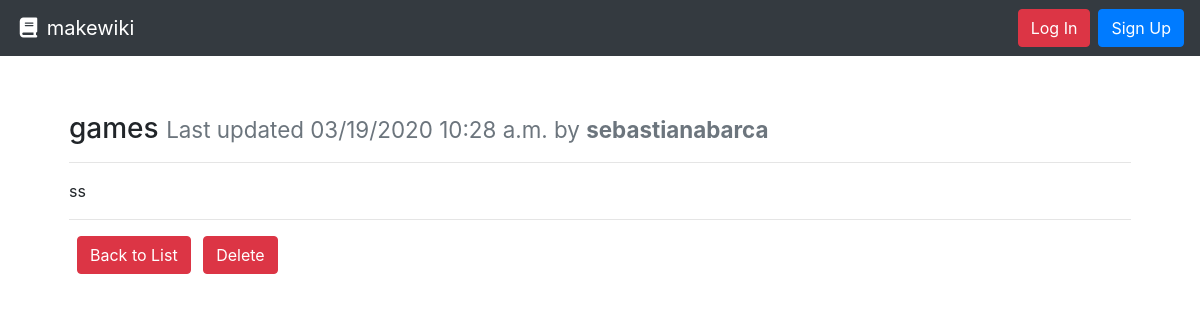
/games/, run on the app's committed database.
### project/models.py (models this page shows, shortened)
class Activity(models.Model):
    title = models.CharField(max_length=settings.PROJECT_ACTIVITY_TITLE_MAX_LENGTH, unique=True,
                             help_text="Title of your Activity.")
    author = models.ForeignKey(User, on_delete=models.PROTECT,
                               help_text="The user that posted this article.")
    slug = models.CharField(max_length=settings.PROJECT_ACTIVITY_TITLE_MAX_LENGTH, blank=True, editable=False,
                            help_text="Unique URL path to access this Activity. Generated by the system.")
    content = models.TextField(
        help_text="Write the content of your Activity here.")
    created = models.DateTimeField(auto_now_add=True,
                                   help_text="The date and time this Activity was created. Automatically generated when the model saves.")
    modified = models.DateTimeField(auto_now=True,
                                    help_text="The date and time this Activity was updated. Automatically generated when the model updates.")
    image = models.ImageField(default='default.jpg', upload_to='activity_pic')

### project/views.py (the view)
# urls.py: path('<str:slug>/', ActivityDetailView.as_view(), name='activity-details-project'),
class ActivityDetailView(generic.DetailView):
    model = Activity
    def get(self, request, slug):
        activity = self.get_queryset().get(slug__iexact=slug)
        return render(request, 'activity.html', {
          'activity': activity
        })

### project/templates/activity.html
{% extends "base.html" %}
{% block content %}
  <div class="row">
    <div class="col m-4">
      <h3>{{ activity.title }} <small class="text-muted">Last updated {{ activity.modified|date:"SHORT_DATETIME_FORMAT" }} by <b>{{ activity.author.username }}</b></small></h3>
      <hr>
      <p>{{ activity.content|linebreaksbr }}</p>
      <hr>
      <a href="{% url 'activity-list-project' %}" class="btn btn-danger ml-2">Back to List</a>
      <a href="{% url 'activity-delete-project' activity.pk %}" class="btn btn-danger ml-2">Delete</a>
    </div>
  </div>
{% endblock %}

### data on the page
Activity: title "games", modified "03/19/2020 10:28 a.m.", author.username "sebastianabarca", content "ss"
